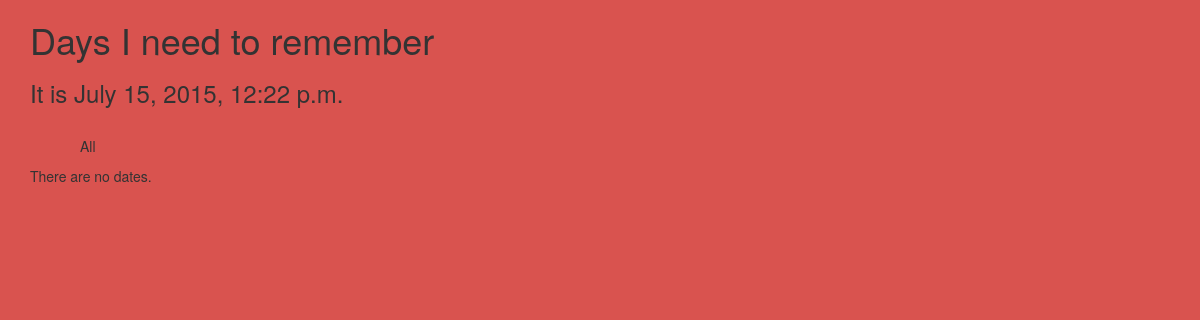
Before: / with the older database file.
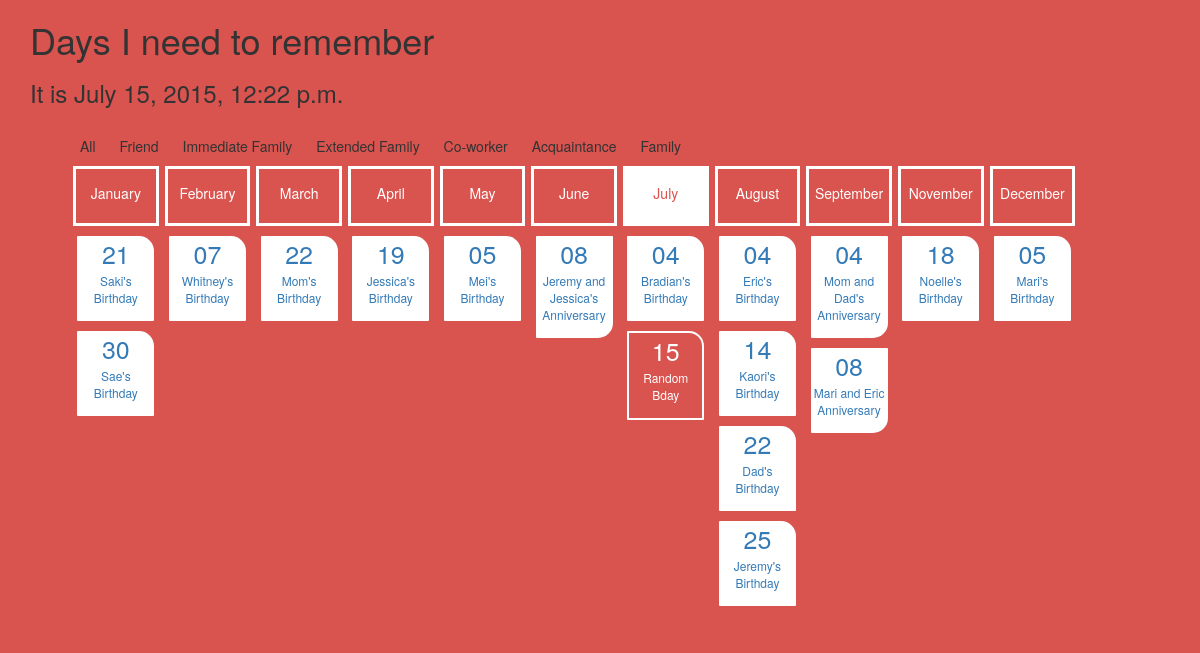
After: the same page with the newer database file.
### mycal/models.py (models this page shows, shortened)
class Relationship(models.Model):
    relationship = models.CharField(max_length=100, default="friend")
    slug = models.SlugField(max_length=100, db_index=True)
    def __unicode__(self):
        return '%s' % self.relationship

class Date(models.Model):
    title = models.CharField(max_length=100, unique=True)
    slug = models.SlugField(max_length=100, unique=True)
    description = models.TextField()
    date = models.DateField()
    type = models.ForeignKey('mycal.Type')
    relationship = models.ForeignKey('mycal.Relationship')
    def get_day(self):
        return self.date.strftime('%d')

### calendarfront/views.py (the view)
# urls.py: url(r'^$', 'calendarfront.views.home_screen', name='home'),
def home_screen(request):
    query = {
        'month': "strftime('%m', date)",
        'day': "strftime('%d', date)"
    }
    dates_by_month = OrderedDict()
    dates = Date.objects.all().extra(select=query).order_by('month', 'day')
    for event in dates:
        readable_month = event.date.strftime('%B')
        if dates_by_month.get(readable_month, None) is None:
            dates_by_month[readable_month] = list()
        dates_by_month[readable_month].append(event)
    todays_date = datetime.datetime.now()
    this_month = todays_date.strftime('%B')
    todays_day = todays_date.strftime('%d')
    return render_to_response('landing/landing.html', {
        'types': Type.objects.all(),
        'dates': dates,
        'relationships': Relationship.objects.all(),
        'dates_by_month': dates_by_month,
        'todays_date': todays_date,
        'this_month': this_month,
        'todays_day': todays_day
    })

### mycal/models.py (called while the page is built)
    def __unicode__(self):
        return '%s' % self.title

### calendarfront/templates/landing/landing.html (shortened to what this page needs)
{% extends "base.html" %}
{% load staticfiles %}
{% block content %}
    <div class="container">
        <h1>Days I need to remember</h1>
        <h3>It is {{ todays_date }}</h3>
        <div class="relationship_nav">
            <ul>
                <li class="all-relationships">All</li>
                {% for relationship in relationships %}
                    <li class="{{ relationship.slug }}">{{ relationship }}</li>
                {% endfor %}
            </ul>
        </div>
        {% if dates_by_month %}
            <ul>
                {% for month, events in dates_by_month.items %}
                    <div class="col-md-1 month-box">
                    {% if month == this_month %}
                        <div class="month current_month">
                            <span>{{ month }}</span>
                        </div>
                    {% else %}
                        <div class="month">
                            <span>{{ month }}</span>
                        </div>
                    {% endif %}
                    {% for event in events %}
                        {% if event.get_day == todays_day %}
                            <a class="date_link visible">
                            <div class="date_entry current_day {{ event.relationship.slug }} {{ event.type }} visible">
                        {% else %}
                            <a class="date_link visible">
                            <div class="date_entry {{ event.relationship.slug }} {{ event.type }} visible">
                        {% endif %}
                    <div class="date_entry_date">{{ event.get_day }}</div>
                    <div class="date_entry_title">{{ event.title }}</div>
                    </div></a>
                    {% endfor %}
                </div>
                {% endfor %}
            </ul>
        {% else %}
            <p>There are no dates.</p>
        {% endif %}
    </div>
{% endblock %}

### calendarfront/templates/base.html (shortened to what this page needs)
{% load staticfiles %}
<!DOCTYPE html>
<html>
<head lang="en">
    <link rel="stylesheet" href="//maxcdn.bootstrapcdn.com/font-awesome/4.3.0/css/font-awesome.min.css">
    <link href="//cdn-images.mailchimp.com/embedcode/slim-081711.css" rel="stylesheet" type="text/css">
    <link rel="stylesheet" href="{% static "css/bootstrap.css" %}">
    <link rel="stylesheet" href="{% static "css/default.css" %}">
</head>
<body>
{% block content %}
{% endblock %}
</body>
</html>

### calendarfront/static/css/default.css (style rules this page uses)
body { background-color: #d9534f; }
.relationship_nav ul { list-style: none; }
.relationship_nav ul li { display: inline; margin: 10px; }
.col-md-1 { padding-left:3px; padding-right:3px; }
.month-box { margin-bottom: 10px; }
.month { width: 100%; height: 60px; border: 3px solid white; text-align: center; box-sizing: border-box; padding-top:14px; color: white; }
.month span { font-size:14px; }
.date_entry { width: 90%; box-sizing: border-box; padding-left:3px; padding-right:3px; padding-bottom:15px; margin:10px auto; opacity:0; -webkit-transition: 0.4s; -moz-transition: 0.4s; -ms-transition: 0.4s; -o-transition: 0.4s; transition: 0.4s; }
.date_link { pointer-events: none; cursor: default; }
.visible { opacity: 1.0; pointer-events: auto; cursor: auto; }
.date_entry_title { font-size: 12px; text-align:center; }
.date_entry_date { width:100%; text-align:center; font-size: 25px; }
.Anniversary { background-color: #fff; font-size: 20px; border-radius: 1px 1px 15px 1px; -moz-border-radius: 1px 1px 15px 1px; -webkit-border-radius: 1px 1px 15px 1px; }
.Birthday { background-color: #fff; border-radius: 1px 15px 1px 1px; -moz-border-radius: 1px 15px 1px 1px; -webkit-border-radius: 1px 15px 1px 1px; }
.current_month { background-color: #fff; border: none; color: #d9534f; padding-top: 17px; }
.current_day { background:none; border: 2px solid #fff; color: #fff; }

Changed rows visible on the page:
added Relationship: relationship "Friend"
added Relationship: relationship "Immediate Family"
added Relationship: relationship "Extended Family"
added Relationship: relationship "Co-worker"
added Relationship: relationship "Acquaintance"
added Relationship: relationship "Family"
added Date: month "January", get_day "21", title "Saki's Birthday"
added Date: get_day "30", title "Sae's Birthday", shown under "January"
added Date: month "February", get_day "07", title "Whitney's Birthday"
added Date: month "March", get_day "22", title "Mom's Birthday"
added Date: month "April", get_day "19", title "Jessica's Birthday"
added Date: month "May", get_day "05", title "Mei's Birthday"
added Date: month "June", get_day "08", title "Jeremy and Jessica's Anniversary"
added Date: month "July", get_day "04", title "Bradian's Birthday"
added Date: get_day "15", title "Random Bday", shown under "July"
added Date: month "August", get_day "04", title "Eric's Birthday"
added Date: get_day "14", title "Kaori's Birthday", shown under "August"
added Date: get_day "22", title "Dad's Birthday", shown under "August"
added Date: get_day "25", title "Jeremy's Birthday", shown under "August"
added Date: month "September", get_day "04", title "Mom and Dad's Anniversary"
added Date: get_day "08", title "Mari and Eric Anniversary", shown under "September"
added Date: month "November", get_day "18", title "Noelle's Birthday"
added Date: month "December", get_day "05", title "Mari's Birthday"
Other visible differences:
text no longer shown: "There are no dates."
